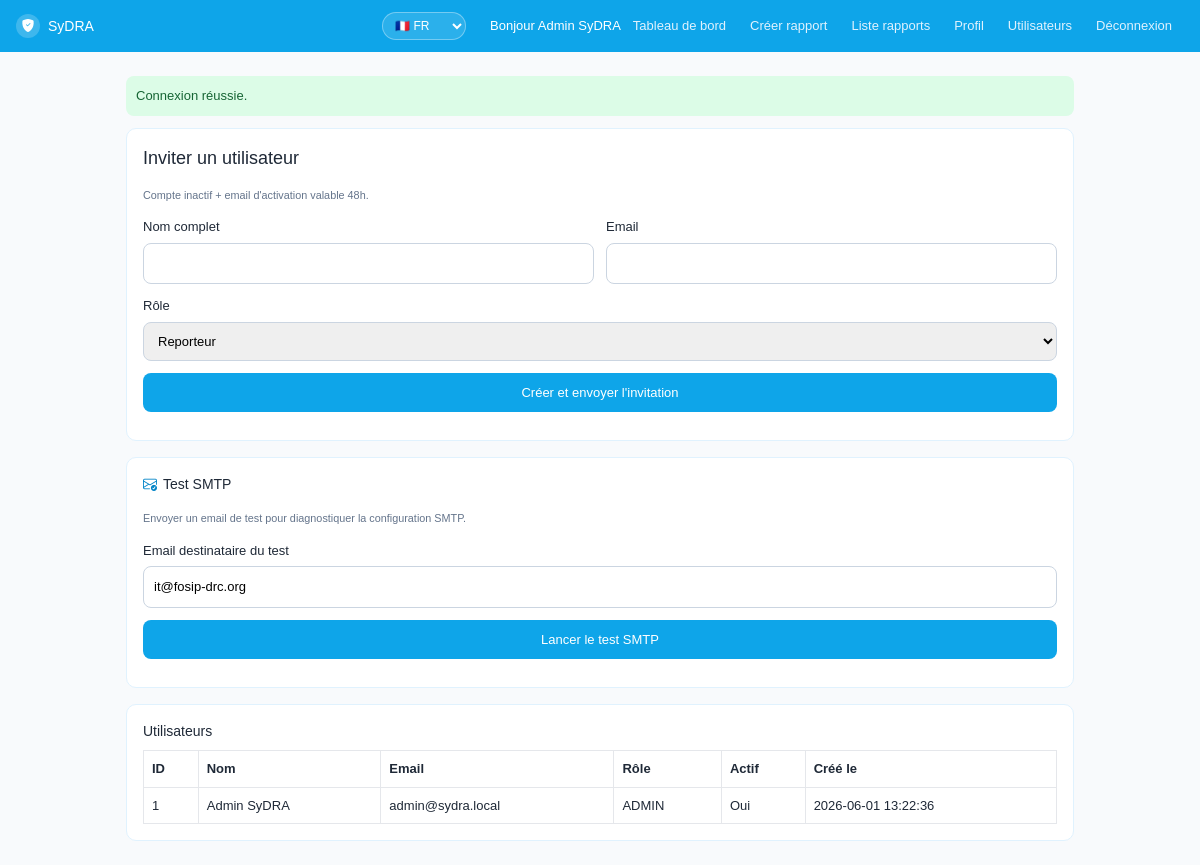
The app's page /?page=utilisateurs (signed in) with its own data.
### tables this page shows
CREATE TABLE IF NOT EXISTS users (
    id INT AUTO_INCREMENT PRIMARY KEY,
    full_name VARCHAR(150) NOT NULL,
    email VARCHAR(180) NOT NULL UNIQUE,
    password_hash VARCHAR(255) NOT NULL,
    role ENUM('ADMIN','CLUSTER_LEADER','CLUSTER_CO_LEAD','REPORTER') NOT NULL DEFAULT 'REPORTER',
    avatar_path VARCHAR(255) DEFAULT NULL,
    phone VARCHAR(60) DEFAULT NULL,
    job_title VARCHAR(120) DEFAULT NULL,
    organization_name VARCHAR(180) DEFAULT NULL,
    bio TEXT DEFAULT NULL,
    is_active TINYINT(1) NOT NULL DEFAULT 1,
    created_at TIMESTAMP DEFAULT CURRENT_TIMESTAMP,
    updated_at TIMESTAMP DEFAULT CURRENT_TIMESTAMP ON UPDATE CURRENT_TIMESTAMP
);

### pages/users.php (the view, shortened to what this page needs)
<div class="card">
    <h1>Inviter un utilisateur</h1>
    <p><small class="muted">Compte inactif + email d'activation valable 48h.</small></p>
    <form method="post" action="?page=utilisateurs">
        <div class="grid">
            <div>
                <label>Nom complet</label>
                <input name="full_name" required>
            </div>
            <div>
                <label>Email</label>
                <input type="email" name="email" required>
            </div>
        </div>
        <label>Rôle</label>
        <select name="role" required>
            <option value="REPORTER">Reporteur</option>
        </select>
        <button type="submit">Créer et envoyer l'invitation</button>
    </form>
</div>
<div class="card">
    <h2><i class="bi bi-envelope-check icon-inline"></i>Test SMTP</h2>
    <p><small class="muted">Envoyer un email de test pour diagnostiquer la configuration SMTP.</small></p>
    <form method="post" action="?page=utilisateurs">
        <label>Email destinataire du test</label>
        <input type="email" name="test_email" value="<?= htmlspecialchars((string) ($config['support_email'] ?? ''), ENT_QUOTES, 'UTF-8'); ?>" required>
        <button type="submit">Lancer le test SMTP</button>
    </form>
</div>
<div class="card">
    <h2>Utilisateurs</h2>
    <table class="table">
        <thead>
        <tr>
            <th>ID</th>
            <th>Nom</th>
            <th>Email</th>
            <th>Rôle</th>
            <th>Actif</th>
            <th>Créé le</th>
        </tr>
        </thead>
        <tbody>
        <?php foreach ($users as $u): ?>
            <tr>
                <td><?= (int) $u['id']; ?></td>
                <td><?= htmlspecialchars((string) $u['full_name'], ENT_QUOTES, 'UTF-8'); ?></td>
                <td><?= htmlspecialchars((string) $u['email'], ENT_QUOTES, 'UTF-8'); ?></td>
                <td><?= htmlspecialchars((string) $u['role'], ENT_QUOTES, 'UTF-8'); ?></td>
                <td><?= ((int) $u['is_active'] === 1) ? 'Oui' : 'Non'; ?></td>
                <td><?= htmlspecialchars((string) $u['created_at'], ENT_QUOTES, 'UTF-8'); ?></td>
            </tr>
        <?php endforeach; ?>
        </tbody>
    </table>
</div>

### pages/en_tete.php (shortened to what this page needs)
<?php
$lang = function_exists('current_lang') ? current_lang() : 'fr';
?>
<!doctype html>
<html lang="fr">
<head>
    <?php $cssVersion = @filemtime(__DIR__ . '/../assets/css/style.css') ?: time(); ?>
    <link rel="stylesheet" href="assets/css/style.css?v=<?= (int) $cssVersion; ?>">
    <link rel="stylesheet" href="https://cdn.jsdelivr.net/npm/bootstrap-icons@1.11.3/font/bootstrap-icons.min.css">
</head>
<?php $loaderContext = (string) ($_GET['page'] ?? 'connexion'); ?>
<body data-loader-context="<?= htmlspecialchars($loaderContext, ENT_QUOTES, 'UTF-8'); ?>">
<div class="topnav">
    <div class="brand-wrap">
        <span class="brand-default-logo" aria-hidden="true"><i class="bi bi-shield-fill-check"></i></span>
        <strong><?= htmlspecialchars($config['app_name'], ENT_QUOTES, 'UTF-8'); ?></strong>
    </div>
    <form class="lang-switch" action="" method="get">
        <select name="lang" aria-label="Language switcher" onchange="this.form.submit()">
            <option value="fr" <?= $lang === 'fr' ? 'selected' : ''; ?>>🇫🇷 FR</option>
        </select>
    </form>
    <?php if (is_array($authUser)): ?>
        <span style="margin-left:12px;"><?= htmlspecialchars(t('nav.hello'), ENT_QUOTES, 'UTF-8'); ?> <?= htmlspecialchars((string) $authUser['full_name'], ENT_QUOTES, 'UTF-8'); ?></span>
        <a href="?page=tableau_de_bord"><?= htmlspecialchars(t('nav.dashboard'), ENT_QUOTES, 'UTF-8'); ?></a>
        <a href="?page=rapport_creer"><?= htmlspecialchars(t('nav.create_report'), ENT_QUOTES, 'UTF-8'); ?></a>
        <a href="?page=rapports_liste"><?= htmlspecialchars(t('nav.reports'), ENT_QUOTES, 'UTF-8'); ?></a>
        <a href="?page=profil"><?= htmlspecialchars(t('nav.profile'), ENT_QUOTES, 'UTF-8'); ?></a>
        <?php if (($authUser['role'] ?? '') === 'ADMIN'): ?>
            <a href="?page=utilisateurs"><?= htmlspecialchars(t('nav.users'), ENT_QUOTES, 'UTF-8'); ?></a>
        <?php endif; ?>
        <a href="?page=deconnexion"><?= htmlspecialchars(t('nav.logout'), ENT_QUOTES, 'UTF-8'); ?></a>
    <?php endif; ?>
</div>
<div class="container">

### index.php (shortened to what this page needs)
<?php
$config = require __DIR__ . '/config/config.php';
if (!function_exists('current_lang')) {
    function current_lang(): string
    {
        $lang = strtolower((string) ($_SESSION['lang'] ?? 'fr'));
        return in_array($lang, ['fr', 'en'], true) ? $lang : 'fr';
    }
}
if (!function_exists('t')) {
    function t(string $key): string
    {
        $lang = current_lang();
        if (isset($dict[$lang][$key])) {
            return $dict[$lang][$key];
        }
        return $dict['fr'][$key] ?? $key;
    }
}
if (!function_exists('get_flashes')) {
    function get_flashes(): array
    {
        $flashes = $_SESSION['flashes'] ?? [];
        return is_array($flashes) ? $flashes : [];
    }
}
if (!function_exists('auth_user')) {
    function auth_user(array $config): ?array
    {
        $pdo = db($config);
        $mode = role_storage_mode($config);
        if ($mode === 'role_fk') {
            $stmt = $pdo->prepare('SELECT u.id, u.full_name, u.email,
                                          COALESCE(r.code, "REPORTER") AS role,
                                          u.avatar_path, u.phone, u.job_title, u.organization_name, u.bio, u.is_active
                                   FROM users u
                                   LEFT JOIN roles r ON r.id = u.role_id
                                   WHERE u.id = :id
                                   LIMIT 1');
        } else {
            $stmt = $pdo->prepare('SELECT id, full_name, email, role, avatar_path, phone, job_title, organization_name, bio, is_active
                                   FROM users
                                   WHERE id = :id
                                   LIMIT 1');
        }
        $stmt->execute(['id' => (int) $_SESSION['auth_user_id']]);
        $user = $stmt->fetch();
        return $user;
    }
}
if (!function_exists('has_users_column')) {
    function has_users_column(array $config, string $columnName): bool
    {
        $pdo = db($config);
        $stmt = $pdo->prepare('SELECT COUNT(*)
                               FROM information_schema.COLUMNS
                               WHERE TABLE_SCHEMA = DATABASE()
                                 AND TABLE_NAME = :table_name
                                 AND COLUMN_NAME = :column_name');
        $stmt->execute([
            'table_name' => 'users',
            'column_name' => $columnName,
        ]);
        return (int) $stmt->fetchColumn() > 0;
    }
}
if (!function_exists('role_storage_mode')) {
    function role_storage_mode(array $config): string
    {
        if (has_users_column($config, 'role')) {
            return 'role_column';
        }
        return 'role_column';
    }
}
$page = (string) ($_GET['page'] ?? '');
$authUser = auth_user($config);
$pageAliases = [
    'login' => 'connexion',
    'forgot_password' => 'mot_de_passe_oublie',
    'dashboard' => 'tableau_de_bord',
    'reports_create' => 'rapport_creer',
    'reports_list' => 'rapports_liste',
    'profile' => 'profil',
    'users' => 'utilisateurs',
    'activate' => 'activation_compte',
    'logout' => 'deconnexion',
];
$page = $pageAliases[$page] ?? $page;
$pageMap = [
    'connexion' => ['file' => __DIR__ . '/pages/login.php', 'title' => 'Connexion'],
    'mot_de_passe_oublie' => ['file' => __DIR__ . '/pages/forgot_password.php', 'title' => 'Mot de passe oublie'],
    'tableau_de_bord' => ['file' => __DIR__ . '/pages/dashboard.php', 'title' => 'Tableau de bord'],
    'rapport_creer' => ['file' => __DIR__ . '/pages/reports_create.php', 'title' => 'Nouveau rapport'],
    'rapports_liste' => ['file' => __DIR__ . '/pages/reports_list.php', 'title' => 'Rapports'],
    'profil' => ['file' => __DIR__ . '/pages/profile.php', 'title' => 'Profil'],
    'utilisateurs' => ['file' => __DIR__ . '/pages/users.php', 'title' => 'Utilisateurs'],
    'activation_compte' => ['file' => __DIR__ . '/pages/activate.php', 'title' => 'Activation de compte'],
    'reinitialiser_mot_de_passe' => ['file' => __DIR__ . '/pages/reset_password.php', 'title' => 'Reinitialiser le mot de passe'],
];
$pdo = db($config);
if ($page === 'utilisateurs') {
    if (role_storage_mode($config) === 'role_fk') {
        $stmt = $pdo->query('SELECT u.id, u.full_name, u.email, COALESCE(r.code, "REPORTER") AS role, u.is_active, u.created_at
                             FROM users u
                             LEFT JOIN roles r ON r.id = u.role_id
                             ORDER BY u.id DESC
                             LIMIT 300');
    } else {
        $stmt = $pdo->query('SELECT id, full_name, email, role, is_active, created_at FROM users ORDER BY id DESC LIMIT 300');
    }
    $users = $stmt->fetchAll();
}
$flashes = get_flashes();
require __DIR__ . '/pages/en_tete.php';
foreach ($flashes as $flash) {
    $type = ((string) ($flash['type'] ?? 'success')) === 'error' ? 'error' : 'success';
    echo '<div class="flash ' . $type . '">'
        . htmlspecialchars((string) ($flash['message'] ?? ''), ENT_QUOTES, 'UTF-8')
        . '</div>';
}
require $pageMap[$page]['file'];
require __DIR__ . '/pages/pied_de_page.php';

### pages/pied_de_page.php (shortened to what this page needs)
</div>
</body>
</html>

### assets/css/style.css (style rules this page uses)
:root { --brand-primary: #0ea5e9; --brand-primary-dark: #0284c7; --brand-soft: #e0f2fe; --text-main: #1f2937; --text-muted: #64748b; }
* { box-sizing: border-box; }
body { margin: 0; font-family: Arial, 'Helvetica Neue', Helvetica, sans-serif !important; font-size: 13px; font-weight: 400; line-height: 1.5; background: #f8fafc; color: var(--text-main); }
.container { max-width: 980px; margin: 24px auto; padding: 0 16px; }
.card { background: #fff; border: 1px solid var(--brand-soft); border-radius: 10px; padding: 16px; margin-bottom: 16px; }
h1 { margin: 0 0 10px; font-size: 18px; font-weight: 500; }
h2 { margin: 0 0 8px; font-size: 14px; font-weight: 500; }
label { display: block; margin-bottom: 6px; font-weight: 400; }
input, select, textarea, button { width: 100%; padding: 10px; border: 1px solid #cbd5e1; border-radius: 8px; margin-bottom: 12px; font: inherit; }
button { background: var(--brand-primary); color: white; border: 0; cursor: pointer; font-weight: 500; }
.topnav { background: var(--brand-primary); color: white; padding: 12px 16px; display: flex; align-items: center; flex-wrap: wrap; gap: 12px; }
.brand-wrap { display: inline-flex; align-items: center; gap: 8px; }
.brand-default-logo { width: 24px; height: 24px; border-radius: 50%; display: inline-flex; align-items: center; justify-content: center; background: rgba(255, 255, 255, .2); color: #ffffff; }
.topnav strong { font-weight: 500; font-size: 14px; }
.topnav a { color: #e0f2fe; margin-right: 12px; text-decoration: none; }
.lang-switch { margin-left: auto; display: inline-flex; gap: 6px; align-items: center; }
.lang-switch select { margin: 0; padding: 5px 8px; font-size: 12px; border-radius: 999px; border: 1px solid rgba(255, 255, 255, .35); background: rgba(255, 255, 255, .12); color: #ffffff; width: auto; min-width: 84px; }
.lang-switch select option { color: #111827; }
.flash { padding: 10px; border-radius: 8px; margin-bottom: 12px; }
.flash.success { background: #dcfce7; color: #166534; }
.grid { display: grid; grid-template-columns: 1fr 1fr; gap: 12px; }
.table { width: 100%; border-collapse: collapse; }
.table th, .table td { border: 1px solid #e5e7eb; padding: 8px; text-align: left; }
small.muted { color: var(--text-muted); }
.icon-inline { margin-right: 6px; color: var(--brand-primary-dark); }

### records on screen
users: full_name "Admin SyDRA", id "1", email "admin@sydra.local", role "ADMIN", is_active "Oui", created_at "2026-06-01 13:22:36"

### other values on screen
$config['app_name'] "SyDRA"
t('nav.hello') "Bonjour"
t('nav.dashboard') "Tableau de bord"
t('nav.create_report') "Créer rapport"
t('nav.reports') "Liste rapports"
t('nav.profile') "Profil"
t('nav.users') "Utilisateurs"
t('nav.logout') "Déconnexion"
$flash['message'] "Connexion réussie."
